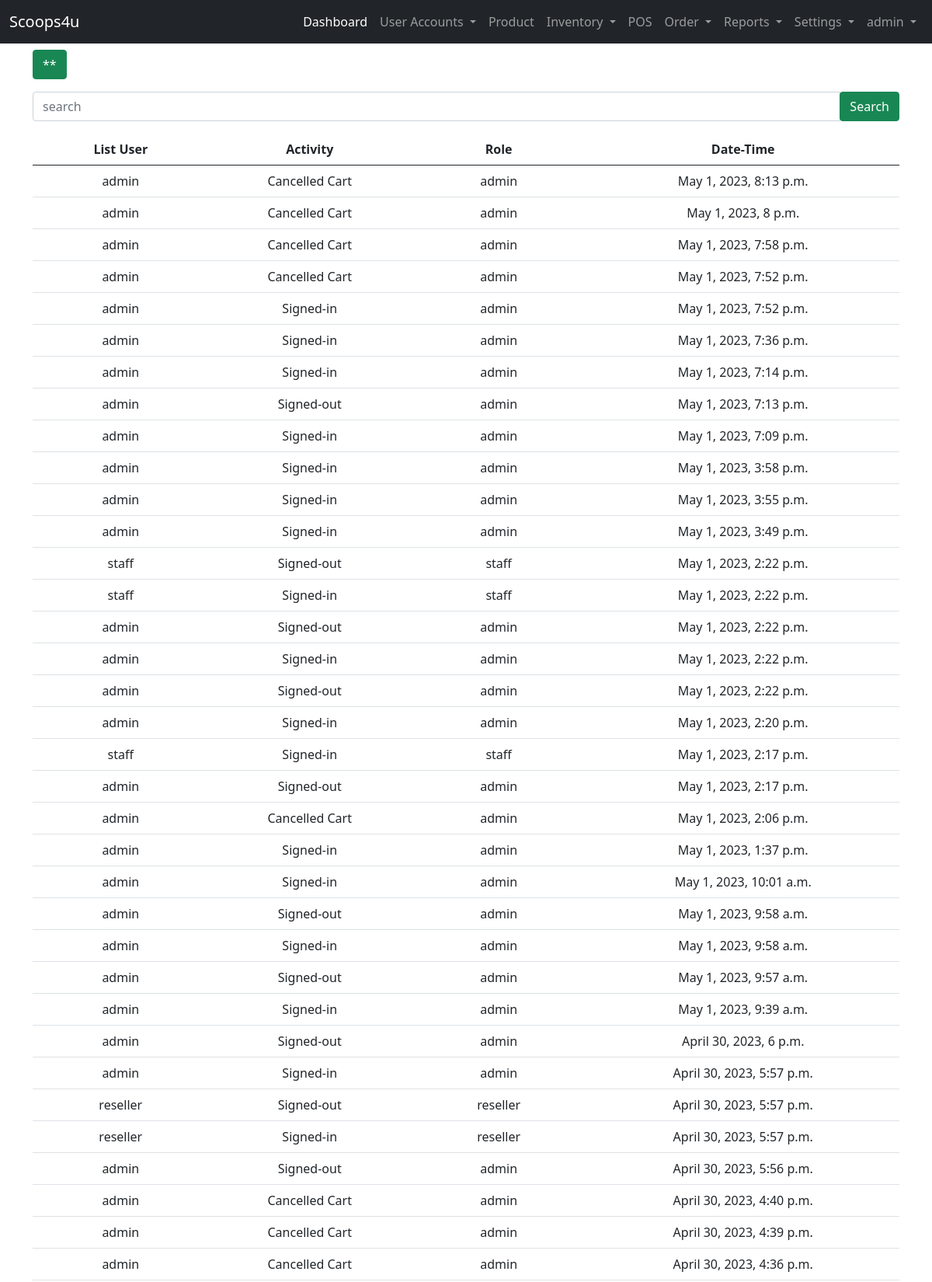
Screenshot of /user-site/reports/activity-log/ (signed in, upper part) with the database file from the repository.
### landing_page/models.py (models this page shows)
class User(AbstractUser):
    ROLE = ((" "," "),("admin","admin"),("staff","staff"),("reseller","reseller"),("delivery_staff","delivery_staff"))
    STAT = ((" "," "),("active","active"),("inactive","inactive"))
    role = models.CharField(max_length=50, null=True, default=None, choices=ROLE)
    status = models.CharField(max_length=50, null=True, default=None , choices=STAT)

### admin_site/models.py (models this page shows, shortened)
class Activity_log(models.Model):
    user_name = models.CharField(max_length=250, verbose_name=' Username')
    activity = models.CharField(max_length=250, verbose_name='Activity')
    date_time =  models.DateTimeField(default=timezone.now, verbose_name='Date and Time')
    role = models.CharField(max_length=100, null=True,verbose_name='Role')

### admin_site/views.py (the view)
# urls.py: path('reports/activity-log/', views.report_actlog, name='report_actlog'),
@login_required(login_url='landing_page:login')
def report_actlog(request):
    list_reports = Activity_log.objects.all().order_by('-id')
    context = {
        'list_reports':list_reports
    }
    return render(request, 'admin_site/reports/act_log.html', context)

### templates/admin_site/reports/act_log.html (shortened to what this page needs)
{% extends 'admin_site/base.html' %}
{% load static %}
{% block content %}
<div class="text-start">
<button class="btn btn-success" id="btn-show">**</button>
</div>
<div  id="form_textsearch">
<form action="{% url 'admin_site:search_act-log' %}" method="GET" class="my-3 ">
    <div class="input-group">
        <input type="text" class="form-control" name="search" placeholder="search" required>
        <div class="input-group-append">
            <button class="btn btn-success" type="submit">Search</button>
        </div>
    </div>
</form>
</div>
    <table class="table table-hover text-center" >
        <thead>
            <tr>
                <th>List User</th>
                <th>Activity</th>
                <th>Role</th>
                <th>Date-Time</th>
            </tr>
        </thead>
        {% if list_reports %}
        <tbody>
            {% for list in list_reports %}
            <tr>
                <td>{{ list.user_name }}</td>
                <td>{{ list.activity}}</td>
                <td>{{ list.role}}</td>
                <td>{{ list.date_time }}</td>
            </tr>
            {% endfor %}
        </tbody>
        {% endif %}
    </table>
{% endblock content %}

### templates/admin_site/base.html (shortened to what this page needs)
{% load static %}
<!DOCTYPE html>
<html lang="en">
<head>
    <link href="https://cdn.jsdelivr.net/npm/bootstrap@5.0.2/dist/css/bootstrap.min.css" rel="stylesheet">
    <link rel="stylesheet" href="{% static 'css/sample.css' %}">
  </head>
<body>
  {% if user.role == "admin"%}
    <nav class="navbar navbar-expand-lg navbar-dark bg-dark">
        <div class="container-fluid">
          <a class="navbar-brand" href="#">Scoops4u</a>
          <div class="collapse navbar-collapse" id="navbarNavDropdown">
            <ul class="navbar-nav ms-auto mb-2 mb-lg-0">
              <li class="nav-item">
                <a class="nav-link active" aria-current="page" href="{% url 'admin_site:dashboard'%}">Dashboard</a>
              </li>
              <li class="nav-item dropdown">
                <a class="nav-link dropdown-toggle" href="#" id="navbarDropdownMenuLink" role="button" data-bs-toggle="dropdown" aria-expanded="false">
                  User Accounts
                </a>
              </li>
              <li class="nav-item">
                <a class="nav-link" href="{%url 'admin_site:list_product' %}">Product</a>
              </li>
              <li class="nav-item dropdown">
                <a class="nav-link dropdown-toggle" href="#" id="navbarDropdownMenuLink" role="button" data-bs-toggle="dropdown" aria-expanded="false">
                  Inventory
                </a>
              </li>
              <li class="nav-item">
                <a class="nav-link" href="{%url 'admin_site:pos' %}">POS</a>
              </li>
              <li class="nav-item dropdown">
                <a class="nav-link dropdown-toggle" href="#" id="navbarDropdownMenuLink" role="button" data-bs-toggle="dropdown" aria-expanded="false">
                  Order
                </a>
              </li>
              <li class="nav-item dropdown">
                <a class="nav-link dropdown-toggle" href="#" id="navbarDropdownMenuLink" role="button" data-bs-toggle="dropdown" aria-expanded="false">
                  Reports
                </a>
              </li>
              <li class="nav-item dropdown">
                <a class="nav-link dropdown-toggle" href="#" id="navbarDropdownMenuLink" role="button" data-bs-toggle="dropdown" aria-expanded="false">
                  Settings
                </a>
              </li>
              <li class="nav-item dropdown">
                <a class="nav-link dropdown-toggle" href="#" id="navbarDropdownMenuLink" role="button" data-bs-toggle="dropdown" aria-expanded="false">
                  {{ user }}
                </a>
              </li>
            </ul>
          </div>
        </div>
      </nav>
  {% endif %}
      <div class="container">
        <div class="row mt-2">
            <div class="col-lg-12">
                {% block content %}
                {% endblock content %}
            </div>
        </div>
      </div>
</body>
</html>

### rows the page displays
User: username "admin"
Activity_log: user_name "admin", activity "Cancelled Cart", role "admin", date_time "May 1, 2023, 8:13 p.m."
Activity_log: user_name "admin", activity "Cancelled Cart", role "admin", date_time "May 1, 2023, 8 p.m."
Activity_log: user_name "admin", activity "Cancelled Cart", role "admin", date_time "May 1, 2023, 7:58 p.m."
Activity_log: user_name "admin", activity "Cancelled Cart", role "admin", date_time "May 1, 2023, 7:52 p.m."
Activity_log: user_name "admin", activity "Signed-in", role "admin", date_time "May 1, 2023, 7:52 p.m."
Activity_log: user_name "admin", activity "Signed-in", role "admin", date_time "May 1, 2023, 7:36 p.m."
Activity_log: user_name "admin", activity "Signed-in", role "admin", date_time "May 1, 2023, 7:14 p.m."
Activity_log: user_name "admin", activity "Signed-out", role "admin", date_time "May 1, 2023, 7:13 p.m."
Activity_log: user_name "admin", activity "Signed-in", role "admin", date_time "May 1, 2023, 7:09 p.m."
Activity_log: user_name "admin", activity "Signed-in", role "admin", date_time "May 1, 2023, 3:58 p.m."
Activity_log: user_name "admin", activity "Signed-in", role "admin", date_time "May 1, 2023, 3:55 p.m."
Activity_log: user_name "admin", activity "Signed-in", role "admin", date_time "May 1, 2023, 3:49 p.m."
Activity_log: user_name "staff", activity "Signed-out", role "staff", date_time "May 1, 2023, 2:22 p.m."
Activity_log: user_name "staff", activity "Signed-in", role "staff", date_time "May 1, 2023, 2:22 p.m."
Activity_log: user_name "admin", activity "Signed-out", role "admin", date_time "May 1, 2023, 2:22 p.m."
Activity_log: user_name "admin", activity "Signed-in", role "admin", date_time "May 1, 2023, 2:22 p.m."
Activity_log: user_name "admin", activity "Signed-out", role "admin", date_time "May 1, 2023, 2:22 p.m."
Activity_log: user_name "admin", activity "Signed-in", role "admin", date_time "May 1, 2023, 2:20 p.m."
Activity_log: user_name "staff", activity "Signed-in", role "staff", date_time "May 1, 2023, 2:17 p.m."
Activity_log: user_name "admin", activity "Signed-out", role "admin", date_time "May 1, 2023, 2:17 p.m."
Activity_log: user_name "admin", activity "Cancelled Cart", role "admin", date_time "May 1, 2023, 2:06 p.m."
Activity_log: user_name "admin", activity "Signed-in", role "admin", date_time "May 1, 2023, 1:37 p.m."
Activity_log: user_name "admin", activity "Signed-in", role "admin", date_time "May 1, 2023, 10:01 a.m."
Activity_log: user_name "admin", activity "Signed-out", role "admin", date_time "May 1, 2023, 9:58 a.m."
Activity_log: user_name "admin", activity "Signed-in", role "admin", date_time "May 1, 2023, 9:58 a.m."
Activity_log: user_name "admin", activity "Signed-out", role "admin", date_time "May 1, 2023, 9:57 a.m."
Activity_log: user_name "admin", activity "Signed-in", role "admin", date_time "May 1, 2023, 9:39 a.m."
Activity_log: user_name "admin", activity "Signed-out", role "admin", date_time "April 30, 2023, 6 p.m."
Activity_log: user_name "admin", activity "Signed-in", role "admin", date_time "April 30, 2023, 5:57 p.m."
Activity_log: user_name "reseller", activity "Signed-out", role "reseller", date_time "April 30, 2023, 5:57 p.m."
Activity_log: user_name "reseller", activity "Signed-in", role "reseller", date_time "April 30, 2023, 5:57 p.m."
Activity_log: user_name "admin", activity "Signed-out", role "admin", date_time "April 30, 2023, 5:56 p.m."
Activity_log: user_name "admin", activity "Cancelled Cart", role "admin", date_time "April 30, 2023, 4:40 p.m."
Activity_log: user_name "admin", activity "Cancelled Cart", role "admin", date_time "April 30, 2023, 4:39 p.m."
Activity_log: user_name "admin", activity "Cancelled Cart", role "admin", date_time "April 30, 2023, 4:36 p.m."
